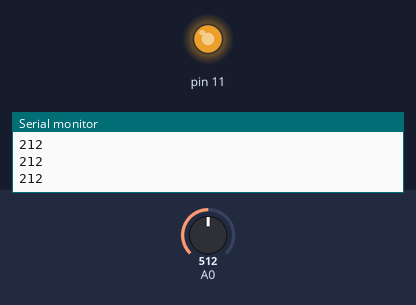
This sketch was run on a simulated Arduino Uno, built with avr-gcc and run on an emulated ATmega328P. On the bench: output pins drawn as LEDs (lit = HIGH), the last lines printed to the serial monitor. The test bench sets the inputs (shaded band); at power-on: A0 = 512.

Above: at 1.2 s.
1.3 s: A0 set to 541
At 1.8 s:
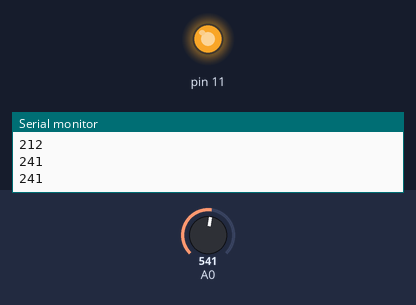
2.9 s: A0 set to 556
At 4.2 s:
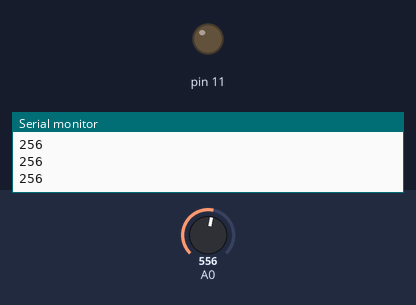
4.5 s: A0 set to 716
At 5.6 s:
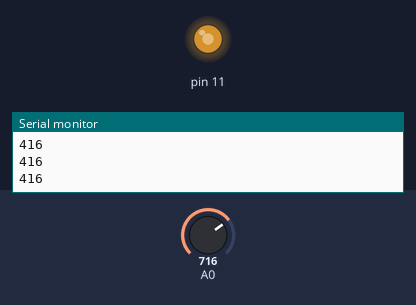
6.1 s: A0 set to 900
At 6.9 s:
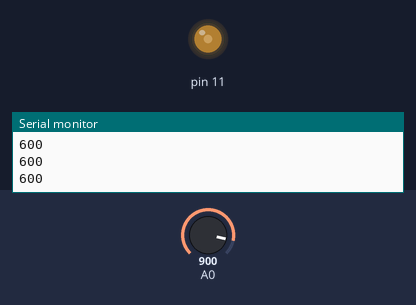
7.7 s: A0 set to 306
At 8.2 s:
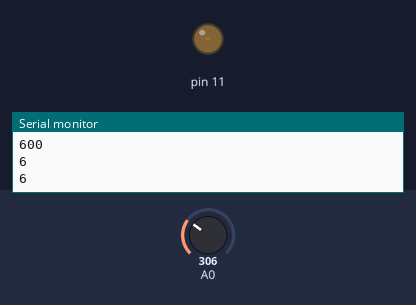
9.3 s: A0 set to 0
At 10.7 s:
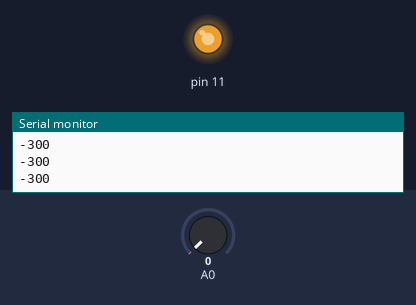
Timing chart, 0 to 11.9 s (numbered marks = the images above; inputs shaded):
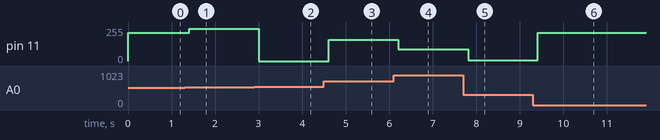

Measured:
- the behaviour switches between 555 and 556 on A0 (found by bisection; images 1 and 2)
- after the input at 1.3 s, pin 11: 212/255 → 241/255 after 0.10 s
- after the input at 2.9 s, pin 11: 241/255 → 0/255 after 0.10 s
- after the input at 4.5 s, pin 11: 0/255 → 160/255 after 0.11 s
- after the input at 6.1 s, pin 11: 160/255 → 88/255 after 0.11 s
- after the input at 7.7 s, pin 11: 88/255 → 6/255 after 0.11 s
- after the input at 9.3 s, pin 11: 6/255 → 212/255 after 0.11 s

The sketch:

CapteurLux.ino
```cpp
int var;
void setup() {
  pinMode(11, OUTPUT);
  pinMode(7, INPUT);
  Serial.begin(9600);
}

void loop() {
  // put your main code here, to run repeatedly:
  var = analogRead(A0);
  var=var-300;
  Serial.println(var);
  /*if(var<500){
  digitalWrite(11,HIGH);
  }
  else{

  digitalWrite(11,LOW);
  }*/
  analogWrite(11,var);
  delay(200);
}
```
